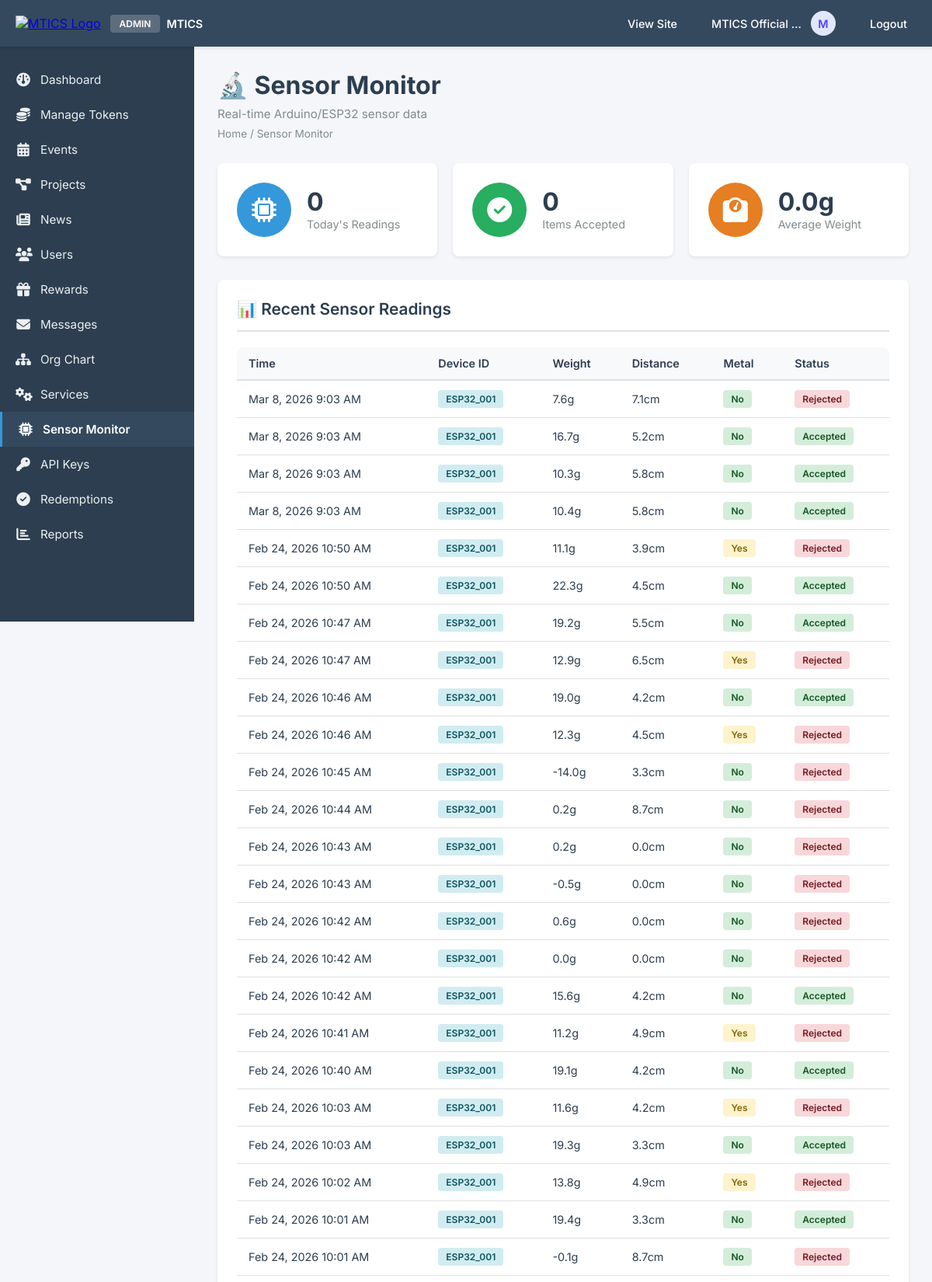
/admin/sensor_monitor.php (signed in, upper part), run on the app's committed database.
### tables this page shows
CREATE TABLE IF NOT EXISTS sensor_readings (
    id INT AUTO_INCREMENT PRIMARY KEY,
    device_id VARCHAR(50) NOT NULL,
    weight DECIMAL(10,2) NOT NULL,
    distance DECIMAL(10,2) NOT NULL,
    is_metal BOOLEAN NOT NULL DEFAULT FALSE,
    accepted BOOLEAN NOT NULL DEFAULT FALSE,
    reading_time DATETIME NOT NULL,
    created_at TIMESTAMP DEFAULT CURRENT_TIMESTAMP,
    
    INDEX idx_device_time (device_id, reading_time),
    INDEX idx_accepted (accepted),
    INDEX idx_created (created_at)
);

### admin/sensor_monitor.php (the view, shortened to what this page needs)
<?php
$db = Database::getInstance()->getConnection();
$stmt = $db->prepare("
    SELECT * FROM sensor_readings
    ORDER BY created_at DESC
    LIMIT 50
");
$stmt->execute();
$readings = $stmt->fetchAll();
$stmt = $db->query("SELECT COUNT(*) FROM sensor_readings WHERE DATE(created_at) = CURDATE()");
$today_readings = $stmt->fetchColumn();
$stmt = $db->query("SELECT COUNT(*) FROM sensor_readings WHERE accepted = TRUE AND DATE(created_at) = CURDATE()");
$today_accepted = $stmt->fetchColumn();
$stmt = $db->query("SELECT AVG(weight) as avg_weight FROM sensor_readings WHERE accepted = TRUE AND DATE(created_at) = CURDATE()");
$avg_weight = $stmt->fetchColumn();
include '../includes/admin_header.php';
?>
<div class="admin-content">
    <div class="admin-container">
        <div class="admin-page-header">
            <h1 class="admin-page-title">🔬 Sensor Monitor</h1>
            <p class="admin-page-subtitle">Real-time Arduino/ESP32 sensor data</p>
            <div class="admin-breadcrumb">
                <a href="<?php echo SITE_URL; ?>/admin/index.php">Home</a> / Sensor Monitor
            </div>
        </div>
        <div class="stats-grid">
            <div class="stat-card">
                <div class="stat-icon blue"><i class="fa-solid fa-microchip"></i></div>
                <div class="stat-info">
                    <h3><?php echo number_format($today_readings); ?></h3>
                    <p>Today's Readings</p>
                </div>
            </div>
            <div class="stat-card">
                <div class="stat-icon green"><i class="fa-solid fa-check-circle"></i></div>
                <div class="stat-info">
                    <h3><?php echo number_format($today_accepted); ?></h3>
                    <p>Items Accepted</p>
                </div>
            </div>
            <div class="stat-card">
                <div class="stat-icon orange"><i class="fa-solid fa-weight"></i></div>
                <div class="stat-info">
                    <h3><?php echo number_format($avg_weight ?? 0, 1); ?>g</h3>
                    <p>Average Weight</p>
                </div>
            </div>
        </div>
        <div class="admin-section">
            <h2 class="admin-section-title">📊 Recent Sensor Readings</h2>
            <div class="admin-table-container">
                <table class="admin-table">
                    <thead>
                        <tr>
                            <th>Time</th>
                            <th>Device ID</th>
                            <th>Weight</th>
                            <th>Distance</th>
                            <th>Metal</th>
                            <th>Status</th>
                        </tr>
                    </thead>
                    <tbody>
                        <?php if (empty($readings)): ?>
                            <tr>
                                <td colspan="6" style="text-align: center; padding: var(--spacing-lg); color: var(--medium-gray);">
                                    No sensor readings found
                                </td>
                            </tr>
                        <?php else: ?>
                            <?php foreach ($readings as $reading): ?>
                                <tr>
                                    <td>
                                        <?php echo date('M j, Y g:i A', strtotime($reading['created_at'])); ?>
                                    </td>
                                    <td>
                                        <span class="badge badge-info"><?php echo htmlspecialchars($reading['device_id']); ?></span>
                                    </td>
                                    <td><?php echo number_format($reading['weight'], 1); ?>g</td>
                                    <td><?php echo number_format($reading['distance'], 1); ?>cm</td>
                                    <td>
                                        <span class="badge badge-<?php echo $reading['is_metal'] ? 'warning' : 'success'; ?>">
                                            <?php echo $reading['is_metal'] ? 'Yes' : 'No'; ?>
                                        </span>
                                    </td>
                                    <td>
                                        <span class="badge badge-<?php echo $reading['accepted'] ? 'success' : 'danger'; ?>">
                                            <?php echo $reading['accepted'] ? 'Accepted' : 'Rejected'; ?>
                                        </span>
                                    </td>
                                </tr>
                            <?php endforeach; ?>
                        <?php endif; ?>
                    </tbody>
                </table>
            </div>
        </div>
    </div>
</div>
<?php include '../includes/admin_footer.php'; ?>

### assets/css/admin.css (style rules this page uses)
* { margin: 0; padding: 0; box-sizing: border-box; }
html, body.admin-page { margin: 0 !important; padding: 0 !important; font-family: 'Inter', -apple-system, BlinkMacSystemFont, 'Segoe UI', sans-serif !important; background: #f5f6fa !important; color: #2c3e50 !important; width: 100% !important; height: 100% !important; overflow-x: hidden !important; }
body.admin-page .admin-content { padding: 30px !important; background: #f5f6fa !important; width: 100% !important; }
body.admin-page .admin-container { max-width: 1400px !important; margin: 0 auto !important; width: 100% !important; }
body.admin-page .admin-page-header { margin-bottom: 30px !important; }
body.admin-page .admin-page-title { font-size: 2rem !important; font-weight: 700 !important; color: #2c3e50 !important; margin: 0 0 8px 0 !important; }
body.admin-page .admin-page-subtitle { font-size: 0.95rem !important; color: #7f8c8d !important; margin: 0 !important; }
body.admin-page .admin-breadcrumb { font-size: 0.85rem !important; color: #7f8c8d !important; margin-top: 8px !important; }
body.admin-page .admin-breadcrumb a { color: #7f8c8d !important; text-decoration: none !important; }
body.admin-page .stats-grid { display: grid !important; grid-template-columns: repeat(auto-fit, minmax(240px, 1fr)) !important; gap: 20px !important; margin-bottom: 30px !important; }
body.admin-page .stat-card { background: #ffffff !important; border-radius: 8px !important; padding: 25px !important; box-shadow: 0 2px 4px rgba(0, 0, 0, 0.08) !important; display: flex !important; align-items: center !important; gap: 20px !important; transition: transform 0.2s ease, box-shadow 0.2s ease !important; border: none !important; }
body.admin-page .stat-icon { width: 70px !important; height: 70px !important; border-radius: 50% !important; display: flex !important; align-items: center !important; justify-content: center !important; font-size: 2rem !important; flex-shrink: 0 !important; color: #ffffff !important; }
body.admin-page .stat-icon.green { background: #27ae60 !important; }
body.admin-page .stat-icon.blue { background: #3498db !important; }
body.admin-page .stat-icon.orange { background: #e67e22 !important; }
body.admin-page .stat-info { flex: 1 !important; }
body.admin-page .stat-info h3 { font-size: 2rem !important; font-weight: 700 !important; color: #2c3e50 !important; margin: 0 0 4px 0 !important; line-height: 1 !important; }
body.admin-page .stat-info p { color: #7f8c8d !important; font-size: 0.9rem !important; margin: 0 !important; }
body.admin-page .admin-section { background: #ffffff !important; border-radius: 8px !important; padding: 25px !important; margin-bottom: 25px !important; box-shadow: 0 2px 4px rgba(0, 0, 0, 0.08) !important; border: none !important; }
body.admin-page .admin-section-title { font-size: 1.3rem !important; font-weight: 600 !important; color: #2c3e50 !important; margin: 0 0 20px 0 !important; padding-bottom: 15px !important; border-bottom: 2px solid #e0e0e0 !important; }
body.admin-page .admin-table-container { overflow-x: auto !important; border-radius: 8px !important; }
body.admin-page .admin-table { width: 100% !important; border-collapse: collapse !important; background: #ffffff !important; }
body.admin-page .admin-table thead { background: #f8f9fa !important; }
body.admin-page .admin-table th { padding: 12px 15px !important; text-align: left !important; font-weight: 600 !important; color: #2c3e50 !important; font-size: 0.9rem !important; border-bottom: 2px solid #e0e0e0 !important; }
body.admin-page .admin-table td { padding: 12px 15px !important; border-bottom: 1px solid #e0e0e0 !important; color: #2c3e50 !important; font-size: 0.9rem !important; }
body.admin-page .badge { display: inline-block !important; padding: 4px 10px !important; border-radius: 4px !important; font-size: 0.75rem !important; font-weight: 600 !important; }
body.admin-page .badge-success { background: #d4edda !important; color: #155724 !important; }
body.admin-page .badge-warning { background: #fff3cd !important; color: #856404 !important; }
body.admin-page .badge-danger { background: #f8d7da !important; color: #721c24 !important; }
body.admin-page .badge-info { background: #d1ecf1 !important; color: #0c5460 !important; }

### data on the page
sensor_readings: created_at "Mar 8, 2026 9:03 AM", device "ESP32_001", weight "7.6", distance "7.1", is_metal "No", accepted "Rejected"
sensor_readings: created_at "Mar 8, 2026 9:03 AM", device "ESP32_001", weight "16.7", distance "5.2", is_metal "No", accepted "Accepted"
sensor_readings: created_at "Mar 8, 2026 9:03 AM", device "ESP32_001", weight "10.3", distance "5.8", is_metal "No", accepted "Accepted"
sensor_readings: created_at "Mar 8, 2026 9:03 AM", device "ESP32_001", weight "10.4", distance "5.8", is_metal "No", accepted "Accepted"
sensor_readings: created_at "Feb 24, 2026 10:50 AM", device "ESP32_001", weight "11.1", distance "3.9", is_metal "Yes", accepted "Rejected"
sensor_readings: created_at "Feb 24, 2026 10:50 AM", device "ESP32_001", weight "22.3", distance "4.5", is_metal "No", accepted "Accepted"
sensor_readings: created_at "Feb 24, 2026 10:47 AM", device "ESP32_001", weight "19.2", distance "5.5", is_metal "No", accepted "Accepted"
sensor_readings: created_at "Feb 24, 2026 10:47 AM", device "ESP32_001", weight "12.9", distance "6.5", is_metal "Yes", accepted "Rejected"
sensor_readings: created_at "Feb 24, 2026 10:46 AM", device "ESP32_001", weight "19.0", distance "4.2", is_metal "No", accepted "Accepted"
sensor_readings: created_at "Feb 24, 2026 10:46 AM", device "ESP32_001", weight "12.3", distance "4.5", is_metal "Yes", accepted "Rejected"
sensor_readings: created_at "Feb 24, 2026 10:45 AM", device "ESP32_001", weight "-14.0", distance "3.3", is_metal "No", accepted "Rejected"
sensor_readings: created_at "Feb 24, 2026 10:44 AM", device "ESP32_001", weight "0.2", distance "8.7", is_metal "No", accepted "Rejected"
sensor_readings: created_at "Feb 24, 2026 10:43 AM", device "ESP32_001", weight "0.2", distance "0.0", is_metal "No", accepted "Rejected"
sensor_readings: created_at "Feb 24, 2026 10:43 AM", device "ESP32_001", weight "-0.5", distance "0.0", is_metal "No", accepted "Rejected"
sensor_readings: created_at "Feb 24, 2026 10:42 AM", device "ESP32_001", weight "0.6", distance "0.0", is_metal "No", accepted "Rejected"
sensor_readings: created_at "Feb 24, 2026 10:42 AM", device "ESP32_001", weight "0.0", distance "0.0", is_metal "No", accepted "Rejected"
sensor_readings: created_at "Feb 24, 2026 10:42 AM", device "ESP32_001", weight "15.6", distance "4.2", is_metal "No", accepted "Accepted"
sensor_readings: created_at "Feb 24, 2026 10:41 AM", device "ESP32_001", weight "11.2", distance "4.9", is_metal "Yes", accepted "Rejected"
sensor_readings: created_at "Feb 24, 2026 10:40 AM", device "ESP32_001", weight "19.1", distance "4.2", is_metal "No", accepted "Accepted"
sensor_readings: created_at "Feb 24, 2026 10:03 AM", device "ESP32_001", weight "11.6", distance "4.2", is_metal "Yes", accepted "Rejected"
sensor_readings: created_at "Feb 24, 2026 10:03 AM", device "ESP32_001", weight "19.3", distance "3.3", is_metal "No", accepted "Accepted"
sensor_readings: created_at "Feb 24, 2026 10:02 AM", device "ESP32_001", weight "13.8", distance "4.9", is_metal "Yes", accepted "Rejected"
sensor_readings: created_at "Feb 24, 2026 10:01 AM", device "ESP32_001", weight "19.4", distance "3.3", is_metal "No", accepted "Accepted"
sensor_readings: created_at "Feb 24, 2026 10:01 AM", device "ESP32_001", weight "-0.1", distance "8.7", is_metal "No", accepted "Rejected"

### other printed values
$admin_name "MTICS Official…"
$admin_initial "M"
$today_readings "0"
$today_accepted "0"
$avg_weight "0.0"
